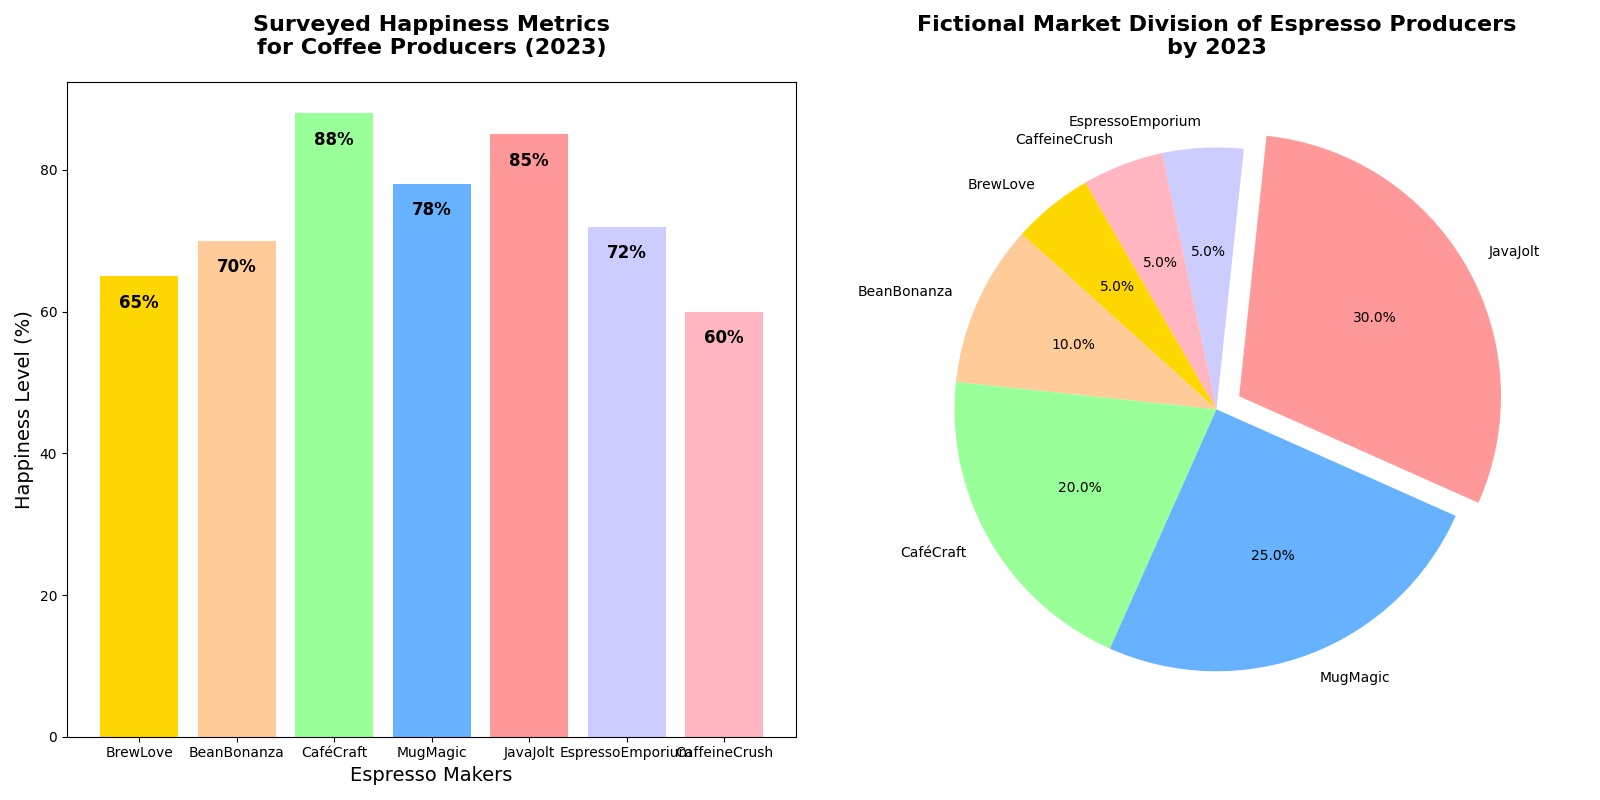

This chart was generated by the following Python code:
import matplotlib.pyplot as plt

coffee_brands_varied = ['BrewLove', 'BeanBonanza', 'CaféCraft', 'MugMagic', 'JavaJolt', 'EspressoEmporium', 'CaffeineCrush']
market_shares = [5, 10, 20, 25, 30, 5, 5]
customer_satisfaction = [65, 70, 88, 78, 85, 72, 60]
colors = ['#FFD700', '#FFCC99', '#99FF99', '#66B2FF', '#FF9999', '#CCCCFF', '#FFB6C1']

fig, axs = plt.subplots(1, 2, figsize=(16, 8))

# Swap the pie chart with the bar chart

# Updated bar chart now on the left
axs[0].bar(coffee_brands_varied, customer_satisfaction, color=colors, edgecolor='none')

for bar in axs[0].patches:
    height = bar.get_height()
    axs[0].text(bar.get_x() + bar.get_width() / 2, height - 5, f'{height}%', 
                ha='center', va='bottom', fontsize=12, fontweight='bold')

axs[0].set_title('Surveyed Happiness Metrics\nfor Coffee Producers (2023)', fontsize=16, fontweight='bold', pad=20)
axs[0].set_xlabel('Espresso Makers', fontsize=14)
axs[0].set_ylabel('Happiness Level (%)', fontsize=14)

# Updated pie chart now on the right
axs[1].pie(
    market_shares, 
    explode=[0, 0, 0, 0, 0.1, 0, 0], 
    labels=coffee_brands_varied, 
    autopct='%1.1f%%', 
    startangle=120, 
    colors=colors, 
    wedgeprops={'edgecolor': 'none'},
    shadow=False
)

axs[1].set_title('Fictional Market Division of Espresso Producers\nby 2023', fontsize=16, fontweight='bold', pad=20)

plt.tight_layout()
plt.show()
